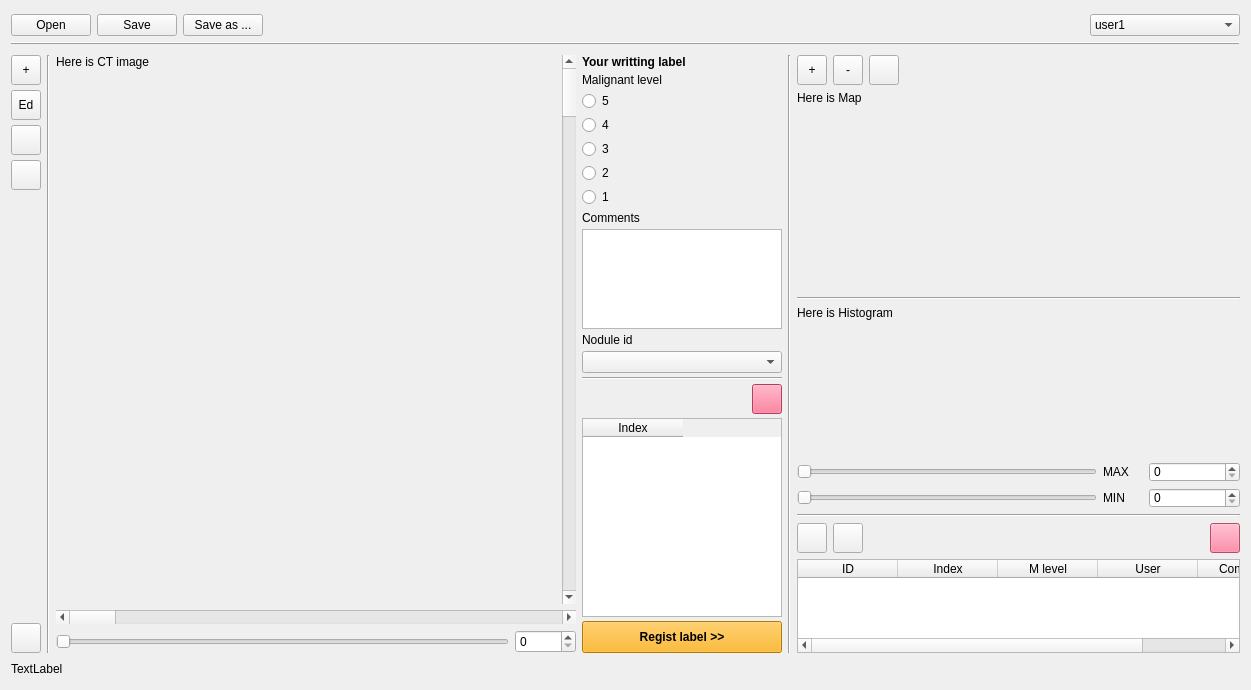
<?xml version="1.0" encoding="UTF-8"?>
<ui version="4.0">
 <class>MainWidget</class>
 <widget class="QWidget" name="MainWidget">
  <property name="geometry">
   <rect>
    <x>0</x>
    <y>0</y>
    <width>1251</width>
    <height>690</height>
   </rect>
  </property>
  <property name="windowTitle">
   <string>Nodule me</string>
  </property>
  <property name="windowIcon">
   <iconset>
    <normaloff>../nodule_me.ico</normaloff>../nodule_me.ico</iconset>
  </property>
  <layout class="QVBoxLayout" name="verticalLayout">
   <item>
    <layout class="QHBoxLayout" name="horizontalLayout_2" stretch="0,0,0,0,0">
     <property name="topMargin">
      <number>3</number>
     </property>
     <item>
      <widget class="QPushButton" name="buttonOpen">
       <property name="text">
        <string>Open</string>
       </property>
      </widget>
     </item>
     <item>
      <widget class="QPushButton" name="buttonSave">
       <property name="text">
        <string>Save</string>
       </property>
      </widget>
     </item>
     <item>
      <widget class="QPushButton" name="buttonSaveAsNew">
       <property name="text">
        <string>Save as ...</string>
       </property>
      </widget>
     </item>
     <item>
      <spacer name="horizontalSpacer_2">
       <property name="orientation">
        <enum>Qt::Horizontal</enum>
       </property>
       <property name="sizeType">
        <enum>QSizePolicy::Maximum</enum>
       </property>
       <property name="sizeHint" stdset="0">
        <size>
         <width>10000</width>
         <height>20</height>
        </size>
       </property>
      </spacer>
     </item>
     <item>
      <widget class="QComboBox" name="comboBoxUser">
       <property name="sizePolicy">
        <sizepolicy hsizetype="Fixed" vsizetype="Fixed">
         <horstretch>0</horstretch>
         <verstretch>0</verstretch>
        </sizepolicy>
       </property>
       <property name="minimumSize">
        <size>
         <width>150</width>
         <height>0</height>
        </size>
       </property>
       <property name="currentText">
        <string>user1</string>
       </property>
       <item>
        <property name="text">
         <string>user1</string>
        </property>
       </item>
       <item>
        <property name="text">
         <string>user2</string>
        </property>
       </item>
       <item>
        <property name="text">
         <string>user3</string>
        </property>
       </item>
      </widget>
     </item>
    </layout>
   </item>
   <item>
    <widget class="Line" name="line">
     <property name="frameShadow">
      <enum>QFrame::Raised</enum>
     </property>
     <property name="orientation">
      <enum>Qt::Horizontal</enum>
     </property>
    </widget>
   </item>
   <item>
    <layout class="QVBoxLayout" name="verticalLayout_9">
     <item>
      <layout class="QHBoxLayout" name="horizontalLayout_3">
       <property name="topMargin">
        <number>4</number>
       </property>
       <item>
        <layout class="QGridLayout" name="gridLayout">
         <property name="leftMargin">
          <number>0</number>
         </property>
         <property name="rightMargin">
          <number>0</number>
         </property>
         <property name="spacing">
          <number>5</number>
         </property>
         <item row="3" column="0">
          <widget class="QPushButton" name="buttonTube">
           <property name="sizePolicy">
            <sizepolicy hsizetype="Fixed" vsizetype="Fixed">
             <horstretch>0</horstretch>
             <verstretch>0</verstretch>
            </sizepolicy>
           </property>
           <property name="minimumSize">
            <size>
             <width>30</width>
             <height>30</height>
            </size>
           </property>
           <property name="maximumSize">
            <size>
             <width>30</width>
             <height>30</height>
            </size>
           </property>
           <property name="text">
            <string/>
           </property>
           <property name="icon">
            <iconset>
             <normaloff>ui/tube.png</normaloff>ui/tube.png</iconset>
           </property>
          </widget>
         </item>
         <item row="2" column="0">
          <widget class="QPushButton" name="buttonEracer">
           <property name="sizePolicy">
            <sizepolicy hsizetype="Fixed" vsizetype="Fixed">
             <horstretch>0</horstretch>
             <verstretch>0</verstretch>
            </sizepolicy>
           </property>
           <property name="minimumSize">
            <size>
             <width>30</width>
             <height>30</height>
            </size>
           </property>
           <property name="maximumSize">
            <size>
             <width>30</width>
             <height>30</height>
            </size>
           </property>
           <property name="text">
            <string/>
           </property>
           <property name="icon">
            <iconset>
             <normaloff>ui/eraser.png</normaloff>ui/eraser.png</iconset>
           </property>
          </widget>
         </item>
         <item row="4" column="0">
          <spacer name="verticalSpacer">
           <property name="orientation">
            <enum>Qt::Vertical</enum>
           </property>
           <property name="sizeHint" stdset="0">
            <size>
             <width>20</width>
             <height>40</height>
            </size>
           </property>
          </spacer>
         </item>
         <item row="1" column="0">
          <widget class="QToolButton" name="buttonPinset">
           <property name="minimumSize">
            <size>
             <width>30</width>
             <height>30</height>
            </size>
           </property>
           <property name="text">
            <string>Ed</string>
           </property>
           <property name="icon">
            <iconset>
             <normaloff>ui/pinset.png</normaloff>ui/pinset.png</iconset>
           </property>
          </widget>
         </item>
         <item row="0" column="0">
          <widget class="QToolButton" name="buttonPen">
           <property name="minimumSize">
            <size>
             <width>30</width>
             <height>30</height>
            </size>
           </property>
           <property name="text">
            <string>+</string>
           </property>
           <property name="icon">
            <iconset>
             <normaloff>ui/pen.png</normaloff>ui/pen.png</iconset>
           </property>
          </widget>
         </item>
         <item row="5" column="0">
          <widget class="QPushButton" name="buttonACMSnake">
           <property name="sizePolicy">
            <sizepolicy hsizetype="Fixed" vsizetype="Fixed">
             <horstretch>0</horstretch>
             <verstretch>0</verstretch>
            </sizepolicy>
           </property>
           <property name="minimumSize">
            <size>
             <width>30</width>
             <height>30</height>
            </size>
           </property>
           <property name="maximumSize">
            <size>
             <width>30</width>
             <height>30</height>
            </size>
           </property>
           <property name="text">
            <string/>
           </property>
           <property name="icon">
            <iconset>
             <normaloff>../ui/acm_snake.png</normaloff>../ui/acm_snake.png</iconset>
           </property>
          </widget>
         </item>
        </layout>
       </item>
       <item>
        <widget class="Line" name="line_2">
         <property name="orientation">
          <enum>Qt::Vertical</enum>
         </property>
        </widget>
       </item>
       <item>
        <layout class="QVBoxLayout" name="verticalLayout_3">
         <property name="rightMargin">
          <number>0</number>
         </property>
         <item>
          <layout class="QHBoxLayout" name="horizontalLayout_10">
           <item>
            <widget class="CanvasView" name="labelImage">
             <property name="sizePolicy">
              <sizepolicy hsizetype="Expanding" vsizetype="Expanding">
               <horstretch>0</horstretch>
               <verstretch>0</verstretch>
              </sizepolicy>
             </property>
             <property name="minimumSize">
              <size>
               <width>500</width>
               <height>500</height>
              </size>
             </property>
             <property name="maximumSize">
              <size>
               <width>2000</width>
               <height>2000</height>
              </size>
             </property>
             <property name="layoutDirection">
              <enum>Qt::LeftToRight</enum>
             </property>
             <property name="text">
              <string>Here is CT image</string>
             </property>
             <property name="alignment">
              <set>Qt::AlignLeading|Qt::AlignLeft|Qt::AlignTop</set>
             </property>
            </widget>
           </item>
           <item>
            <widget class="QScrollBar" name="scrollBarY">
             <property name="sizePolicy">
              <sizepolicy hsizetype="Fixed" vsizetype="Expanding">
               <horstretch>0</horstretch>
               <verstretch>0</verstretch>
              </sizepolicy>
             </property>
             <property name="orientation">
              <enum>Qt::Vertical</enum>
             </property>
            </widget>
           </item>
          </layout>
         </item>
         <item>
          <widget class="QScrollBar" name="scrollBarX">
           <property name="sizePolicy">
            <sizepolicy hsizetype="Expanding" vsizetype="Minimum">
             <horstretch>0</horstretch>
             <verstretch>0</verstretch>
            </sizepolicy>
           </property>
           <property name="orientation">
            <enum>Qt::Horizontal</enum>
           </property>
          </widget>
         </item>
         <item>
          <spacer name="verticalSpacer_2">
           <property name="orientation">
            <enum>Qt::Vertical</enum>
           </property>
           <property name="sizeType">
            <enum>QSizePolicy::Minimum</enum>
           </property>
           <property name="sizeHint" stdset="0">
            <size>
             <width>20</width>
             <height>0</height>
            </size>
           </property>
          </spacer>
         </item>
         <item>
          <layout class="QHBoxLayout" name="horizontalLayout_4">
           <item>
            <widget class="QSlider" name="sliderIndex">
             <property name="orientation">
              <enum>Qt::Horizontal</enum>
             </property>
            </widget>
           </item>
           <item>
            <widget class="QSpinBox" name="spinIndex">
             <property name="sizePolicy">
              <sizepolicy hsizetype="Fixed" vsizetype="Fixed">
               <horstretch>0</horstretch>
               <verstretch>0</verstretch>
              </sizepolicy>
             </property>
             <property name="minimumSize">
              <size>
               <width>61</width>
               <height>0</height>
              </size>
             </property>
            </widget>
           </item>
          </layout>
         </item>
        </layout>
       </item>
       <item>
        <widget class="QWidget" name="widgetWritting" native="true">
         <property name="enabled">
          <bool>true</bool>
         </property>
         <property name="sizePolicy">
          <sizepolicy hsizetype="Fixed" vsizetype="Preferred">
           <horstretch>0</horstretch>
           <verstretch>0</verstretch>
          </sizepolicy>
         </property>
         <property name="minimumSize">
          <size>
           <width>200</width>
           <height>0</height>
          </size>
         </property>
         <property name="maximumSize">
          <size>
           <width>0</width>
           <height>16777215</height>
          </size>
         </property>
         <layout class="QVBoxLayout" name="verticalLayout_7">
          <property name="leftMargin">
           <number>0</number>
          </property>
          <property name="topMargin">
           <number>0</number>
          </property>
          <property name="rightMargin">
           <number>0</number>
          </property>
          <property name="bottomMargin">
           <number>0</number>
          </property>
          <item>
           <layout class="QVBoxLayout" name="labelLayout">
            <property name="spacing">
             <number>4</number>
            </property>
            <property name="sizeConstraint">
             <enum>QLayout::SetDefaultConstraint</enum>
            </property>
            <property name="leftMargin">
             <number>0</number>
            </property>
            <item>
             <widget class="QLabel" name="label">
              <property name="font">
               <font>
                <weight>75</weight>
                <bold>true</bold>
               </font>
              </property>
              <property name="text">
               <string>Your writting label</string>
              </property>
             </widget>
            </item>
            <item>
             <layout class="QVBoxLayout" name="verticalLayout_10">
              <item>
               <widget class="QLabel" name="label_2">
                <property name="text">
                 <string>Malignant level</string>
                </property>
               </widget>
              </item>
              <item>
               <widget class="QRadioButton" name="radioButton5">
                <property name="text">
                 <string>5</string>
                </property>
               </widget>
              </item>
              <item>
               <widget class="QRadioButton" name="radioButton4">
                <property name="text">
                 <string>4</string>
                </property>
               </widget>
              </item>
              <item>
               <widget class="QRadioButton" name="radioButton3">
                <property name="text">
                 <string>3</string>
                </property>
               </widget>
              </item>
              <item>
               <widget class="QRadioButton" name="radioButton2">
                <property name="text">
                 <string>2</string>
                </property>
               </widget>
              </item>
              <item>
               <widget class="QRadioButton" name="radioButton1">
                <property name="text">
                 <string>1</string>
                </property>
               </widget>
              </item>
             </layout>
            </item>
            <item>
             <layout class="QVBoxLayout" name="verticalLayout_11">
              <property name="topMargin">
               <number>0</number>
              </property>
              <item>
               <widget class="QLabel" name="label_5">
                <property name="sizePolicy">
                 <sizepolicy hsizetype="Preferred" vsizetype="Fixed">
                  <horstretch>0</horstretch>
                  <verstretch>0</verstretch>
                 </sizepolicy>
                </property>
                <property name="text">
                 <string>Comments</string>
                </property>
               </widget>
              </item>
              <item>
               <widget class="QPlainTextEdit" name="textEditCommentsWritting">
                <property name="sizePolicy">
                 <sizepolicy hsizetype="Fixed" vsizetype="Fixed">
                  <horstretch>0</horstretch>
                  <verstretch>0</verstretch>
                 </sizepolicy>
                </property>
                <property name="maximumSize">
                 <size>
                  <width>200</width>
                  <height>100</height>
                 </size>
                </property>
               </widget>
              </item>
             </layout>
            </item>
            <item>
             <layout class="QVBoxLayout" name="verticalLayout_12">
              <property name="topMargin">
               <number>0</number>
              </property>
              <item>
               <widget class="QLabel" name="label_6">
                <property name="text">
                 <string>Nodule id</string>
                </property>
               </widget>
              </item>
              <item>
               <widget class="QComboBox" name="comboBoxNoduleIdWritting"/>
              </item>
             </layout>
            </item>
            <item>
             <widget class="Line" name="line_6">
              <property name="orientation">
               <enum>Qt::Horizontal</enum>
              </property>
             </widget>
            </item>
            <item>
             <layout class="QHBoxLayout" name="horizontalLayout">
              <property name="topMargin">
               <number>0</number>
              </property>
              <item>
               <spacer name="horizontalSpacer_7">
                <property name="orientation">
                 <enum>Qt::Horizontal</enum>
                </property>
                <property name="sizeHint" stdset="0">
                 <size>
                  <width>40</width>
                  <height>30</height>
                 </size>
                </property>
               </spacer>
              </item>
              <item>
               <widget class="QPushButton" name="buttonDeleteWritting">
                <property name="sizePolicy">
                 <sizepolicy hsizetype="Fixed" vsizetype="Fixed">
                  <horstretch>0</horstretch>
                  <verstretch>0</verstretch>
                 </sizepolicy>
                </property>
                <property name="minimumSize">
                 <size>
                  <width>30</width>
                  <height>30</height>
                 </size>
                </property>
                <property name="maximumSize">
                 <size>
                  <width>30</width>
                  <height>30</height>
                 </size>
                </property>
                <property name="styleSheet">
                 <string notr="true">background-color: rgb(255, 85, 127);</string>
                </property>
                <property name="text">
                 <string/>
                </property>
                <property name="icon">
                 <iconset>
                  <normaloff>../ui/trash.png</normaloff>../ui/trash.png</iconset>
                </property>
               </widget>
              </item>
             </layout>
            </item>
            <item>
             <widget class="QTableWidget" name="tableWidgetWritting">
              <column>
               <property name="text">
                <string>Index</string>
               </property>
              </column>
             </widget>
            </item>
            <item>
             <widget class="QPushButton" name="buttonOkWritting">
              <property name="sizePolicy">
               <sizepolicy hsizetype="Expanding" vsizetype="Fixed">
                <horstretch>0</horstretch>
                <verstretch>0</verstretch>
               </sizepolicy>
              </property>
              <property name="minimumSize">
               <size>
                <width>70</width>
                <height>32</height>
               </size>
              </property>
              <property name="font">
               <font>
                <weight>75</weight>
                <bold>true</bold>
               </font>
              </property>
              <property name="styleSheet">
               <string notr="true">background-color: rgb(255, 170, 0);</string>
              </property>
              <property name="text">
               <string>Regist label &gt;&gt;</string>
              </property>
             </widget>
            </item>
           </layout>
          </item>
         </layout>
        </widget>
       </item>
       <item>
        <widget class="Line" name="line_3">
         <property name="orientation">
          <enum>Qt::Vertical</enum>
         </property>
        </widget>
       </item>
       <item>
        <layout class="QVBoxLayout" name="verticalLayout_2">
         <item>
          <layout class="QVBoxLayout" name="verticalLayout_4">
           <property name="topMargin">
            <number>0</number>
           </property>
           <item>
            <layout class="QHBoxLayout" name="horizontalLayout_5">
             <property name="topMargin">
              <number>0</number>
             </property>
             <item>
              <widget class="QToolButton" name="buttonZoomUp">
               <property name="minimumSize">
                <size>
                 <width>30</width>
                 <height>30</height>
                </size>
               </property>
               <property name="text">
                <string>+</string>
               </property>
               <property name="icon">
                <iconset>
                 <normaloff>ui/zoom_up.png</normaloff>ui/zoom_up.png</iconset>
               </property>
              </widget>
             </item>
             <item>
              <widget class="QToolButton" name="buttonZoomDown">
               <property name="minimumSize">
                <size>
                 <width>30</width>
                 <height>30</height>
                </size>
               </property>
               <property name="text">
                <string>-</string>
               </property>
               <property name="icon">
                <iconset>
                 <normaloff>ui/zoom_down.png</normaloff>ui/zoom_down.png</iconset>
               </property>
              </widget>
             </item>
             <item>
              <widget class="QPushButton" name="buttonZoomDefault">
               <property name="sizePolicy">
                <sizepolicy hsizetype="Fixed" vsizetype="Fixed">
                 <horstretch>0</horstretch>
                 <verstretch>0</verstretch>
                </sizepolicy>
               </property>
               <property name="minimumSize">
                <size>
                 <width>30</width>
                 <height>30</height>
                </size>
               </property>
               <property name="text">
                <string/>
               </property>
               <property name="icon">
                <iconset>
                 <normaloff>ui/zoom_1.png</normaloff>ui/zoom_1.png</iconset>
               </property>
              </widget>
             </item>
             <item>
              <spacer name="horizontalSpacer_4">
               <property name="orientation">
                <enum>Qt::Horizontal</enum>
               </property>
               <property name="sizeType">
                <enum>QSizePolicy::Maximum</enum>
               </property>
               <property name="sizeHint" stdset="0">
                <size>
                 <width>1000</width>
                 <height>20</height>
                </size>
               </property>
              </spacer>
             </item>
            </layout>
           </item>
           <item>
            <widget class="ZoomView" name="labelMap">
             <property name="sizePolicy">
              <sizepolicy hsizetype="Fixed" vsizetype="Fixed">
               <horstretch>0</horstretch>
               <verstretch>0</verstretch>
              </sizepolicy>
             </property>
             <property name="minimumSize">
              <size>
               <width>200</width>
               <height>200</height>
              </size>
             </property>
             <property name="maximumSize">
              <size>
               <width>200</width>
               <height>200</height>
              </size>
             </property>
             <property name="text">
              <string>Here is Map</string>
             </property>
             <property name="alignment">
              <set>Qt::AlignLeading|Qt::AlignLeft|Qt::AlignTop</set>
             </property>
            </widget>
           </item>
          </layout>
         </item>
         <item>
          <widget class="Line" name="line_4">
           <property name="orientation">
            <enum>Qt::Horizontal</enum>
           </property>
          </widget>
         </item>
         <item>
          <layout class="QVBoxLayout" name="verticalLayout_5">
           <property name="topMargin">
            <number>0</number>
           </property>
           <item>
            <widget class="QLabel" name="labelHistogram">
             <property name="sizePolicy">
              <sizepolicy hsizetype="Fixed" vsizetype="Fixed">
               <horstretch>0</horstretch>
               <verstretch>0</verstretch>
              </sizepolicy>
             </property>
             <property name="minimumSize">
              <size>
               <width>300</width>
               <height>150</height>
              </size>
             </property>
             <property name="maximumSize">
              <size>
               <width>300</width>
               <height>150</height>
              </size>
             </property>
             <property name="text">
              <string>Here is Histogram</string>
             </property>
             <property name="alignment">
              <set>Qt::AlignLeading|Qt::AlignLeft|Qt::AlignTop</set>
             </property>
            </widget>
           </item>
           <item>
            <layout class="QHBoxLayout" name="horizontalLayout_7">
             <property name="topMargin">
              <number>0</number>
             </property>
             <item>
              <widget class="QSlider" name="sliderMaxHistogram">
               <property name="sizePolicy">
                <sizepolicy hsizetype="Fixed" vsizetype="Fixed">
                 <horstretch>0</horstretch>
                 <verstretch>0</verstretch>
                </sizepolicy>
               </property>
               <property name="minimumSize">
                <size>
                 <width>300</width>
                 <height>0</height>
                </size>
               </property>
               <property name="maximumSize">
                <size>
                 <width>300</width>
                 <height>16777215</height>
                </size>
               </property>
               <property name="layoutDirection">
                <enum>Qt::LeftToRight</enum>
               </property>
               <property name="orientation">
                <enum>Qt::Horizontal</enum>
               </property>
              </widget>
             </item>
             <item>
              <widget class="QLabel" name="label_3">
               <property name="sizePolicy">
                <sizepolicy hsizetype="Fixed" vsizetype="Preferred">
                 <horstretch>0</horstretch>
                 <verstretch>0</verstretch>
                </sizepolicy>
               </property>
               <property name="minimumSize">
                <size>
                 <width>40</width>
                 <height>0</height>
                </size>
               </property>
               <property name="text">
                <string>MAX</string>
               </property>
              </widget>
             </item>
             <item>
              <widget class="QSpinBox" name="spinMaxHistogram">
               <property name="sizePolicy">
                <sizepolicy hsizetype="Fixed" vsizetype="Fixed">
                 <horstretch>0</horstretch>
                 <verstretch>0</verstretch>
                </sizepolicy>
               </property>
               <property name="minimumSize">
                <size>
                 <width>70</width>
                 <height>20</height>
                </size>
               </property>
               <property name="maximumSize">
                <size>
                 <width>100</width>
                 <height>30</height>
                </size>
               </property>
              </widget>
             </item>
             <item>
              <spacer name="horizontalSpacer">
               <property name="orientation">
                <enum>Qt::Horizontal</enum>
               </property>
               <property name="sizeType">
                <enum>QSizePolicy::Maximum</enum>
               </property>
               <property name="sizeHint" stdset="0">
                <size>
                 <width>0</width>
                 <height>20</height>
                </size>
               </property>
              </spacer>
             </item>
            </layout>
           </item>
           <item>
            <layout class="QHBoxLayout" name="horizontalLayout_6">
             <property name="topMargin">
              <number>0</number>
             </property>
             <item>
              <widget class="QSlider" name="sliderMinHistogram">
               <property name="sizePolicy">
                <sizepolicy hsizetype="Fixed" vsizetype="Fixed">
                 <horstretch>0</horstretch>
                 <verstretch>0</verstretch>
                </sizepolicy>
               </property>
               <property name="minimumSize">
                <size>
                 <width>300</width>
                 <height>0</height>
                </size>
               </property>
               <property name="maximumSize">
                <size>
                 <width>300</width>
                 <height>16777215</height>
                </size>
               </property>
               <property name="orientation">
                <enum>Qt::Horizontal</enum>
               </property>
              </widget>
             </item>
             <item>
              <widget class="QLabel" name="label_4">
               <property name="sizePolicy">
                <sizepolicy hsizetype="Fixed" vsizetype="Fixed">
                 <horstretch>0</horstretch>
                 <verstretch>0</verstretch>
                </sizepolicy>
               </property>
               <property name="minimumSize">
                <size>
                 <width>40</width>
                 <height>0</height>
                </size>
               </property>
               <property name="text">
                <string>MIN</string>
               </property>
              </widget>
             </item>
             <item>
              <widget class="QSpinBox" name="spinMinHistogram">
               <property name="sizePolicy">
                <sizepolicy hsizetype="Fixed" vsizetype="Fixed">
                 <horstretch>0</horstretch>
                 <verstretch>0</verstretch>
                </sizepolicy>
               </property>
               <property name="minimumSize">
                <size>
                 <width>70</width>
                 <height>20</height>
                </size>
               </property>
               <property name="maximumSize">
                <size>
                 <width>100</width>
                 <height>30</height>
                </size>
               </property>
              </widget>
             </item>
             <item>
              <spacer name="horizontalSpacer_3">
               <property name="orientation">
                <enum>Qt::Horizontal</enum>
               </property>
               <property name="sizeType">
                <enum>QSizePolicy::Fixed</enum>
               </property>
               <property name="sizeHint" stdset="0">
                <size>
                 <width>0</width>
                 <height>20</height>
                </size>
               </property>
              </spacer>
             </item>
            </layout>
           </item>
          </layout>
         </item>
         <item>
          <widget class="Line" name="line_5">
           <property name="orientation">
            <enum>Qt::Horizontal</enum>
           </property>
          </widget>
         </item>
         <item>
          <layout class="QVBoxLayout" name="verticalLayout_6">
           <property name="topMargin">
            <number>0</number>
           </property>
           <item>
            <layout class="QHBoxLayout" name="horizontalLayout_8">
             <property name="topMargin">
              <number>0</number>
             </property>
             <item>
              <widget class="QPushButton" name="buttonSwitchSoloAll">
               <property name="sizePolicy">
                <sizepolicy hsizetype="Fixed" vsizetype="Fixed">
                 <horstretch>0</horstretch>
                 <verstretch>0</verstretch>
                </sizepolicy>
               </property>
               <property name="minimumSize">
                <size>
                 <width>30</width>
                 <height>30</height>
                </size>
               </property>
               <property name="text">
                <string/>
               </property>
              </widget>
             </item>
             <item>
              <widget class="QPushButton" name="buttonSwitchMyEveryone">
               <property name="minimumSize">
                <size>
                 <width>30</width>
                 <height>30</height>
                </size>
               </property>
               <property name="text">
                <string/>
               </property>
              </widget>
             </item>
             <item>
              <spacer name="horizontalSpacer_5">
               <property name="orientation">
                <enum>Qt::Horizontal</enum>
               </property>
               <property name="sizeType">
                <enum>QSizePolicy::Maximum</enum>
               </property>
               <property name="sizeHint" stdset="0">
                <size>
                 <width>1000</width>
                 <height>20</height>
                </size>
               </property>
              </spacer>
             </item>
             <item>
              <widget class="QPushButton" name="buttonDeleteLabel">
               <property name="enabled">
                <bool>true</bool>
               </property>
               <property name="sizePolicy">
                <sizepolicy hsizetype="Fixed" vsizetype="Fixed">
                 <horstretch>0</horstretch>
                 <verstretch>0</verstretch>
                </sizepolicy>
               </property>
               <property name="minimumSize">
                <size>
                 <width>30</width>
                 <height>30</height>
                </size>
               </property>
               <property name="styleSheet">
                <string notr="true">background-color: rgb(255, 107, 142);</string>
               </property>
               <property name="text">
                <string/>
               </property>
               <property name="icon">
                <iconset>
                 <normaloff>ui/trash.png</normaloff>ui/trash.png</iconset>
               </property>
               <property name="flat">
                <bool>false</bool>
               </property>
              </widget>
             </item>
            </layout>
           </item>
           <item>
            <widget class="QTableWidget" name="tableWidgetLabels">
             <property name="sizePolicy">
              <sizepolicy hsizetype="Fixed" vsizetype="Expanding">
               <horstretch>0</horstretch>
               <verstretch>0</verstretch>
              </sizepolicy>
             </property>
             <property name="minimumSize">
              <size>
               <width>20</width>
               <height>0</height>
              </size>
             </property>
             <property name="maximumSize">
              <size>
               <width>450</width>
               <height>16777215</height>
              </size>
             </property>
             <property name="sizeIncrement">
              <size>
               <width>0</width>
               <height>0</height>
              </size>
             </property>
             <column>
              <property name="text">
               <string>ID</string>
              </property>
             </column>
             <column>
              <property name="text">
               <string>Index</string>
              </property>
             </column>
             <column>
              <property name="text">
               <string>M level</string>
              </property>
             </column>
             <column>
              <property name="text">
               <string>User</string>
              </property>
             </column>
             <column>
              <property name="text">
               <string>Comments</string>
              </property>
             </column>
            </widget>
           </item>
          </layout>
         </item>
        </layout>
       </item>
      </layout>
     </item>
     <item>
      <layout class="QHBoxLayout" name="horizontalLayout_13">
       <item>
        <widget class="QLabel" name="labelInfo">
         <property name="sizePolicy">
          <sizepolicy hsizetype="Fixed" vsizetype="Preferred">
           <horstretch>0</horstretch>
           <verstretch>0</verstretch>
          </sizepolicy>
         </property>
         <property name="text">
          <string>TextLabel</string>
         </property>
        </widget>
       </item>
       <item>
        <spacer name="horizontalSpacer_6">
         <property name="orientation">
          <enum>Qt::Horizontal</enum>
         </property>
         <property name="sizeType">
          <enum>QSizePolicy::Maximum</enum>
         </property>
         <property name="sizeHint" stdset="0">
          <size>
           <width>10000</width>
           <height>20</height>
          </size>
         </property>
        </spacer>
       </item>
      </layout>
     </item>
    </layout>
   </item>
  </layout>
 </widget>
 <customwidgets>
  <customwidget>
   <class>CanvasView</class>
   <extends>QLabel</extends>
   <header>view.canvas_view.h</header>
  </customwidget>
  <customwidget>
   <class>ZoomView</class>
   <extends>QLabel</extends>
   <header>view.zoom_view.h</header>
  </customwidget>
 </customwidgets>
 <resources/>
 <connections/>
</ui>
